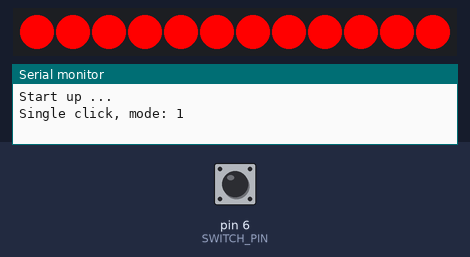
The sketch below on a simulated Arduino Uno, built with avr-gcc and run on an emulated ATmega328P. On the bench: 12 RGB LEDs in strip order, left to right, the last lines printed to the serial monitor. The inputs (shaded band) are chosen by the test bench; at power-on: pin 6 (SWITCH_PIN) HIGH. Dim RGB values are drawn brighter than linear.

Above: at 1.2 s.
1.3 s: pin 6 (SWITCH_PIN) pulled LOW for 0.15 s
At 2.7 s:
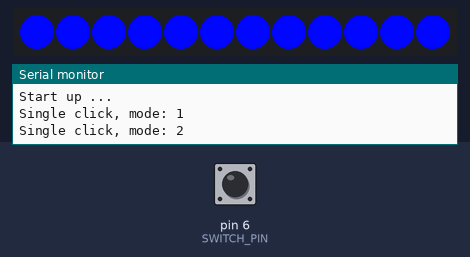
3.0 s: pin 6 (SWITCH_PIN) pulled LOW for 1 s
At 5.2 s:
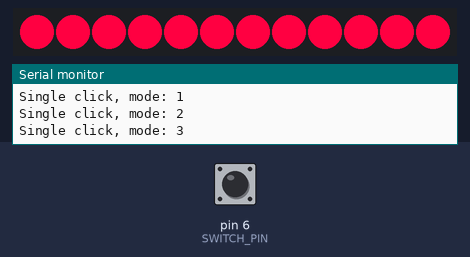
5.6 s: pin 6 (SWITCH_PIN) pulled LOW for 0.15 s
7.3 s: pin 6 (SWITCH_PIN) pulled LOW for 3.2 s
At 11.4 s:
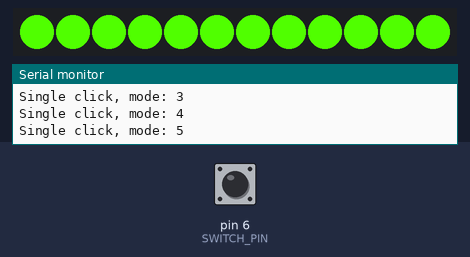
12.1 s: pin 6 (SWITCH_PIN) pulled LOW for 0.15 s
12.8 s: pin 6 (SWITCH_PIN) pulled LOW for 1 s
At 14.64 s:
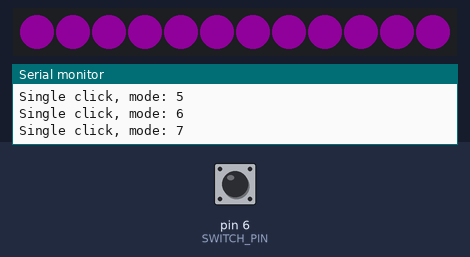
Timing chart, 0 to 16.1 s (numbered marks = the images above; inputs shaded):
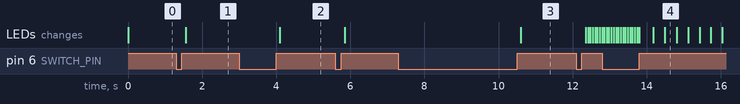

The sketch:

simple_ws2812_button_light.ino
```cpp
#include <WS2812FX.h>

#define LED_COUNT 12
#define LED_PIN 2
#define SWITCH_PIN 6

// Parameter 1 = number of pixels in strip
// Parameter 2 = Arduino pin number (most are valid)
// Parameter 3 = pixel type flags, add together as needed:
//   NEO_KHZ800  800 KHz bitstream (most NeoPixel products w/WS2812 LEDs)
//   NEO_KHZ400  400 KHz (classic 'v1' (not v2) FLORA pixels, WS2811 drivers)
//   NEO_GRB     Pixels are wired for GRB bitstream (most NeoPixel products)
//   NEO_RGB     Pixels are wired for RGB bitstream (v1 FLORA pixels, not v2)
//   NEO_RGBW    Pixels are wired for RGBW bitstream (NeoPixel RGBW products)
WS2812FX ws2812fx = WS2812FX(LED_COUNT, LED_PIN, NEO_GRB + NEO_KHZ800);

int mode = 0;
bool trigger = false;
bool dimmed = false;
int lastButtonState = HIGH;
unsigned long lastDebounceTime = 0;
int buttonState;


void singleClick() {
  mode++;
  trigger = true;

  Serial.print("Single click, mode: ");
  Serial.println(mode);
}


void setup() {
  Serial.begin(115200);
  Serial.println("Start up ...");

  ws2812fx.init();
  ws2812fx.setBrightness(255);
  ws2812fx.setSpeed(48000);
  ws2812fx.setMode(FX_MODE_RAINBOW);

  pinMode(SWITCH_PIN, INPUT_PULLUP);
  ws2812fx.start();
}


void loop() {
  int reading = digitalRead(SWITCH_PIN);

  if (mode == 16) {
    mode = 0;
  }

  if (reading != lastButtonState) {
    lastDebounceTime = millis();
  }

  if ((millis() - lastDebounceTime) > 100) {
    if (reading != buttonState) {
      buttonState = reading;

      if (buttonState == HIGH) {
        singleClick();
      }
    }
  }

  // Mode 1: White
  if (mode == 0 && trigger) {
    ws2812fx.setSpeed(200);
    ws2812fx.setColor(0xFFFFFF);
    ws2812fx.setMode(FX_MODE_STATIC);
    trigger = false;
  }

  // Mode 1: Red
  if (mode == 1 && trigger) {
    ws2812fx.setSpeed(200);
    ws2812fx.setColor(0xFF0000);
    ws2812fx.setMode(FX_MODE_STATIC);
    trigger = false;
  }

  // Mode 2: Blue
  if (mode == 2 && trigger) {
    ws2812fx.setSpeed(200);
    ws2812fx.setColor(0x0006FF);
    ws2812fx.setMode(FX_MODE_STATIC);
    trigger = false;
  }

  // Mode 3: Pink
  if (mode == 3 && trigger) {
    ws2812fx.setSpeed(200);
    ws2812fx.setColor(0xFF0041);
    ws2812fx.setMode(FX_MODE_STATIC);
    trigger = false;
  }

  // Mode 4: Yellow
  if (mode == 4 && trigger) {
    ws2812fx.setSpeed(200);
    ws2812fx.setColor(0xFF4C00);
    ws2812fx.setMode(FX_MODE_STATIC);
    trigger = false;
  }

  // Mode 5: Green
  if (mode == 5 && trigger) {
    ws2812fx.setSpeed(200);
    ws2812fx.setColor(0x50FF00);
    ws2812fx.setMode(FX_MODE_STATIC);
    trigger = false;
  }

  // Mode 6: Rainbow
  if (mode == 6 && trigger) {
    ws2812fx.setSpeed(16000);
    ws2812fx.setMode(FX_MODE_RAINBOW);
    trigger = false;
  }

  // Mode 7: Breathe
  if (mode == 7 && trigger) {
    ws2812fx.setSpeed(12000);
    ws2812fx.setColor(0xEC00FF);
    ws2812fx.setMode(FX_MODE_BREATH);
    trigger = false;
  }

  // Mode 8: Twinkle random
  if (mode == 8 && trigger) {
    ws2812fx.setSpeed(2000);
    ws2812fx.setMode(FX_MODE_TWINKLE_RANDOM);
    trigger = false;
  }

  // Mode 9: Sparkle
  if (mode == 9 && trigger) {
    ws2812fx.setSpeed(2000);
    ws2812fx.setColor(0xFF0066);
    ws2812fx.setMode(FX_MODE_SPARKLE);
    trigger = false;
  }

  // Mode 10: Color sweep random
  if (mode == 10 && trigger) {
    ws2812fx.setSpeed(4000);
    ws2812fx.setColor(0xFF0066);
    ws2812fx.setMode(FX_MODE_COLOR_SWEEP_RANDOM);
    trigger = false;
  }

  // Mode 11: Comet
  if (mode == 11 && trigger) {
    ws2812fx.setSpeed(2000);
    ws2812fx.setColor(0xFF8D00);
    ws2812fx.setMode(FX_MODE_COMET);
    trigger = false;
  }

  // Mode 12: Fireworks random
  if (mode == 12 && trigger) {
    ws2812fx.setSpeed(2000);
    ws2812fx.setColor(0xFF8D00);
    ws2812fx.setMode(FX_MODE_FIREWORKS_RANDOM);
    trigger = false;
  }

  // Mode 13: Fire flicker
  if (mode == 13 && trigger) {
    ws2812fx.setSpeed(4000);
    ws2812fx.setColor(0xFF2D00);
    ws2812fx.setMode(FX_MODE_FIRE_FLICKER);
    trigger = false;
  }

  // Mode 14: Fire flicker (intense)
  if (mode == 14 && trigger) {
    ws2812fx.setSpeed(3000);
    ws2812fx.setColor(0xFF7800);
    ws2812fx.setMode(FX_MODE_FIRE_FLICKER_INTENSE);
    trigger = false;
  }

  // Mode 15: Running random
  if (mode == 15 && trigger) {
    ws2812fx.setSpeed(6000);
    ws2812fx.setColor(0xFF7800);
    ws2812fx.setMode(FX_MODE_RUNNING_RANDOM);
    trigger = false;
  }


  lastButtonState = reading;
  ws2812fx.service();
}
```

Measured:
- after the input at 1.3 s, the LEDs: change after 0.25 s (image 1)
- after the input at 3.0 s, the LEDs: change after 1.1 s (image 2)
- after the input at 7.3 s, the LEDs: change after 3.3 s (image 3)
